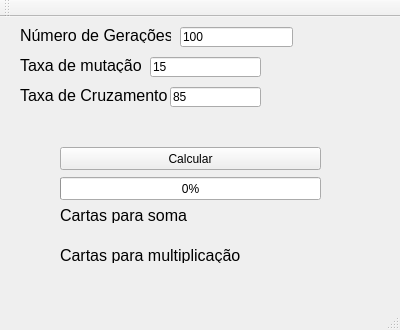
<?xml version="1.0" encoding="UTF-8"?>
<ui version="4.0">
 <class>MainWindow</class>
 <widget class="QMainWindow" name="MainWindow">
  <property name="geometry">
   <rect>
    <x>0</x>
    <y>0</y>
    <width>400</width>
    <height>330</height>
   </rect>
  </property>
  <property name="windowTitle">
   <string>MainWindow</string>
  </property>
  <widget class="QWidget" name="centralWidget">
   <widget class="QPushButton" name="btnCalcular">
    <property name="geometry">
     <rect>
      <x>60</x>
      <y>130</y>
      <width>261</width>
      <height>23</height>
     </rect>
    </property>
    <property name="text">
     <string>Calcular</string>
    </property>
   </widget>
   <widget class="QLabel" name="label">
    <property name="geometry">
     <rect>
      <x>20</x>
      <y>10</y>
      <width>151</width>
      <height>16</height>
     </rect>
    </property>
    <property name="font">
     <font>
      <pointsize>12</pointsize>
     </font>
    </property>
    <property name="text">
     <string>Número de Gerações </string>
    </property>
   </widget>
   <widget class="QLineEdit" name="edGeracoes">
    <property name="geometry">
     <rect>
      <x>180</x>
      <y>10</y>
      <width>113</width>
      <height>20</height>
     </rect>
    </property>
    <property name="text">
     <string>100</string>
    </property>
   </widget>
   <widget class="QProgressBar" name="progressBar">
    <property name="geometry">
     <rect>
      <x>60</x>
      <y>160</y>
      <width>261</width>
      <height>23</height>
     </rect>
    </property>
    <property name="value">
     <number>0</number>
    </property>
   </widget>
   <widget class="QLabel" name="label_2">
    <property name="geometry">
     <rect>
      <x>20</x>
      <y>40</y>
      <width>121</width>
      <height>16</height>
     </rect>
    </property>
    <property name="font">
     <font>
      <pointsize>12</pointsize>
     </font>
    </property>
    <property name="text">
     <string>Taxa de mutação</string>
    </property>
   </widget>
   <widget class="QLabel" name="label_3">
    <property name="geometry">
     <rect>
      <x>20</x>
      <y>70</y>
      <width>151</width>
      <height>16</height>
     </rect>
    </property>
    <property name="font">
     <font>
      <pointsize>12</pointsize>
     </font>
    </property>
    <property name="text">
     <string>Taxa de Cruzamento</string>
    </property>
   </widget>
   <widget class="QLineEdit" name="edMutacao">
    <property name="geometry">
     <rect>
      <x>150</x>
      <y>40</y>
      <width>111</width>
      <height>20</height>
     </rect>
    </property>
    <property name="text">
     <string>15</string>
    </property>
   </widget>
   <widget class="QLineEdit" name="edCruzamento">
    <property name="geometry">
     <rect>
      <x>170</x>
      <y>70</y>
      <width>91</width>
      <height>20</height>
     </rect>
    </property>
    <property name="text">
     <string>85</string>
    </property>
   </widget>
   <widget class="QLabel" name="label_4">
    <property name="geometry">
     <rect>
      <x>60</x>
      <y>190</y>
      <width>151</width>
      <height>16</height>
     </rect>
    </property>
    <property name="font">
     <font>
      <pointsize>12</pointsize>
     </font>
    </property>
    <property name="text">
     <string>Cartas para soma</string>
    </property>
   </widget>
   <widget class="QLabel" name="label_5">
    <property name="geometry">
     <rect>
      <x>60</x>
      <y>230</y>
      <width>211</width>
      <height>16</height>
     </rect>
    </property>
    <property name="font">
     <font>
      <pointsize>12</pointsize>
     </font>
    </property>
    <property name="text">
     <string>Cartas para multiplicação</string>
    </property>
   </widget>
   <widget class="QLabel" name="lblSoma">
    <property name="geometry">
     <rect>
      <x>70</x>
      <y>210</y>
      <width>261</width>
      <height>16</height>
     </rect>
    </property>
    <property name="text">
     <string/>
    </property>
   </widget>
   <widget class="QLabel" name="lblMultiplicacao">
    <property name="geometry">
     <rect>
      <x>70</x>
      <y>250</y>
      <width>291</width>
      <height>16</height>
     </rect>
    </property>
    <property name="text">
     <string/>
    </property>
   </widget>
  </widget>
  <widget class="QMenuBar" name="menuBar">
   <property name="geometry">
    <rect>
     <x>0</x>
     <y>0</y>
     <width>400</width>
     <height>21</height>
    </rect>
   </property>
  </widget>
  <widget class="QToolBar" name="mainToolBar">
   <attribute name="toolBarArea">
    <enum>TopToolBarArea</enum>
   </attribute>
   <attribute name="toolBarBreak">
    <bool>false</bool>
   </attribute>
  </widget>
  <widget class="QStatusBar" name="statusBar"/>
 </widget>
 <layoutdefault spacing="6" margin="11"/>
 <resources/>
 <connections/>
</ui>
